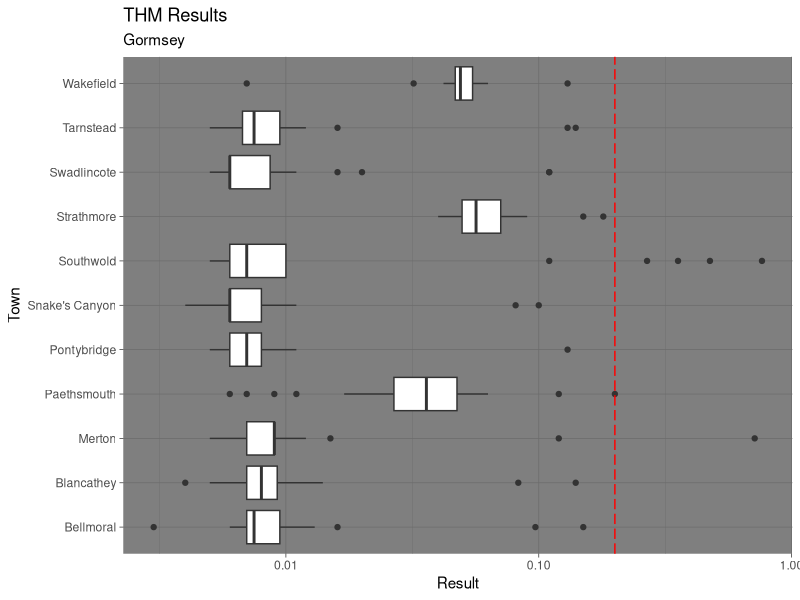

This chart was generated by the following R code:
## ---- chunk 1
# Markdown setup
library(knitr)
opts_chunk$set(echo = FALSE, message = FALSE, dpi = 300)

library(tidyverse)
gormsey <- read_csv("gormsey.csv")
thm <- filter(gormsey, Measure == "THM")
## ---- chunk 2
thm_count <- count(thm, Town, name = "Samples")
kable(thm_count, caption = "Summary sample numbers.")
## ---- chunk 3
ggplot(thm, aes(Town, Result)) + 
  geom_boxplot() + 
  geom_hline(yintercept = .2, col = "red", linetype = "longdash") + 
  scale_y_log10() + 
  coord_flip() + 
  theme_dark() + 
  labs(title = "THM Results",
       subtitle = "Gormsey") 
## ---- chunk 4
exceedances <- filter(thm, Result > 0.2)
